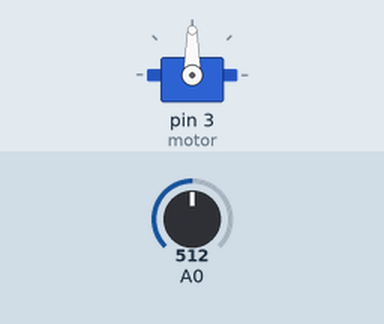
Bench run of a sketch on a simulated Arduino Uno, built with avr-gcc and run on an emulated ATmega328P. Shown: servo. The test bench sets the inputs (shaded band); at power-on: A0 = 512.

Above: at 1.2 s.
1.3 s: A0 set to 716
At 1.7 s:
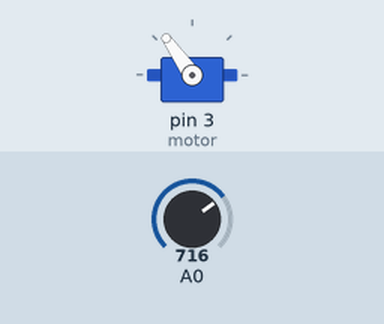
2.8 s: A0 set to 900
At 4.0 s:
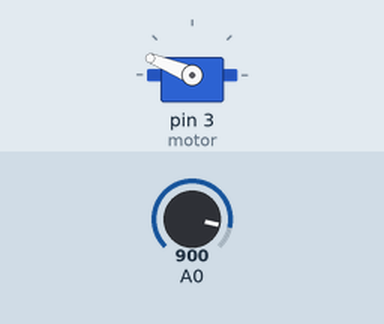
4.3 s: A0 set to 1023
At 5.2 s:
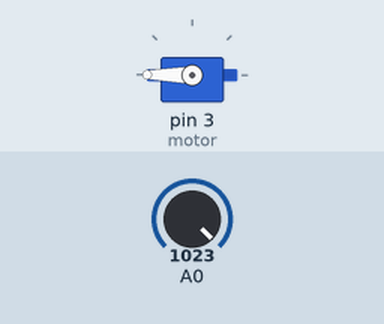
5.8 s: A0 set to 306
At 6.4 s:
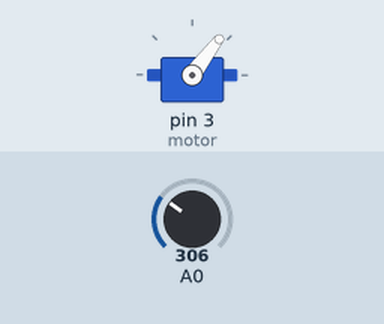
7.3 s: A0 set to 122
At 8.7 s:
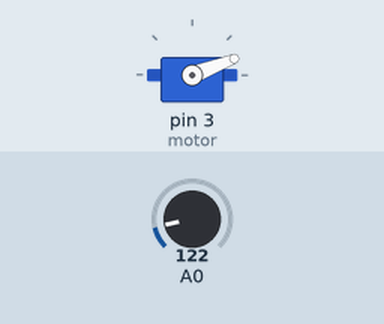
Timing chart, 0 to 9.8 s (numbered marks = the images above; inputs shaded):
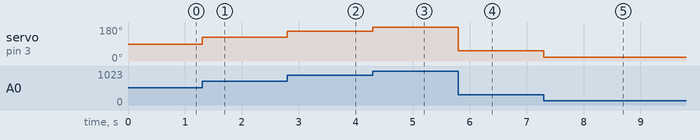

The sketch:

RoboticsProject9.ino
```cpp
#include <Servo.h>
//servo motor control with joystick

Servo motor;
int input;
int angle;

void setup() {
 motor.attach(3);
}
void loop() {
 input=analogRead(A0);
 angle=map(input,0,1023,0,180);
 motor.write(angle);

}
```

Measured:
- after the input at 1.3 s, servo on pin 3 (motor): 90° → 125° at once
- after the input at 2.8 s, servo on pin 3 (motor): 125° → 158° at once
- after the input at 4.3 s, servo on pin 3 (motor): 158° → 180° at once
- after the input at 5.8 s, servo on pin 3 (motor): 180° → 53° at once
- after the input at 7.3 s, servo on pin 3 (motor): 53° → 21° at once
